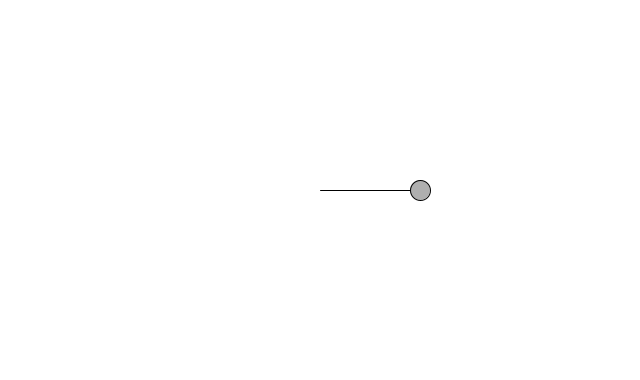
Frame 1 (no input)
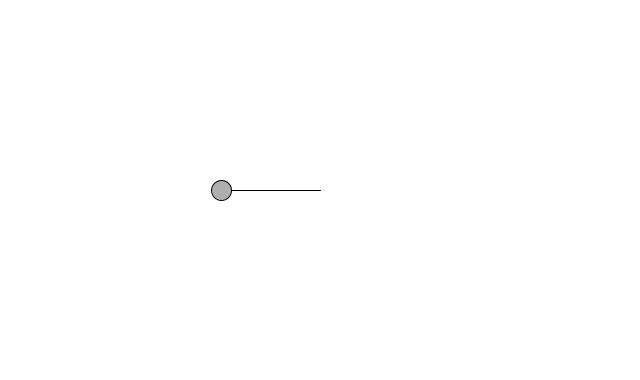
Frame 60 (the mouse pressed at the canvas centre just before this capture)
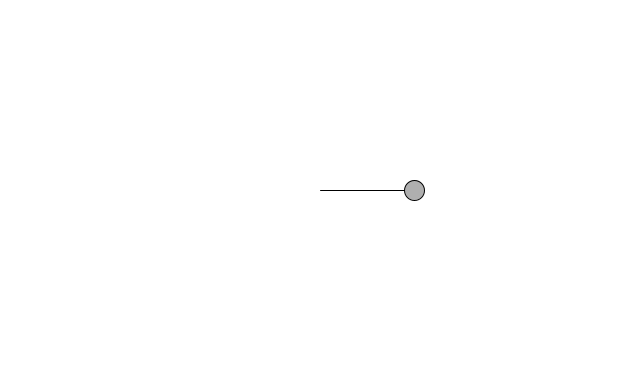
Frame 120 (the mouse held since frame 60 and released just before this capture)

The Processing sketch that drew these frames (run headless with seeded random() and noise(); from frame 60 on, the mouse is pressed at the canvas centre):

// Processing sketch: sketch_3_6_Simple_Harmonic
// ── sketch_3_6_Simple_Harmonic.pde
float angle = 0;
float angularVelocity = 0.05;

void setup()
{
 size(640,380);
 background(255);
}

void draw()
{
  background(255);
  ;
  float amplitude = 100;
  
  float x = amplitude * cos(angle);
  
  angle += angularVelocity;
  
  stroke(0);
  fill(175);
  translate(width / 2, height / 2);
  line(0,0,x,0);
  ellipse(x,0,20,20);
}
